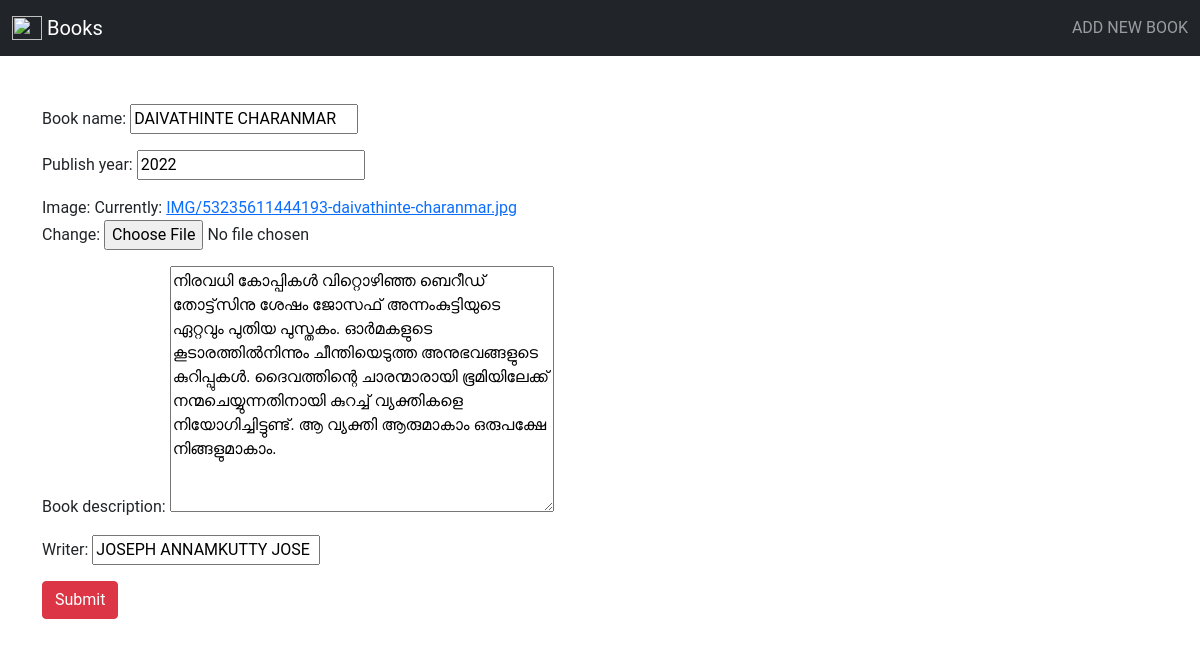
Screenshot of /update/6/ with the database file from the repository.
### classapp/models.py (models this page shows, shortened)
class Books(models.Model):
    Book_name = models.CharField(max_length=70)
    Publish_year = models.IntegerField()
    Image = models.ImageField(upload_to='IMG')
    Book_description = models.TextField(max_length=350)
    Writer = models.CharField(max_length=70)

### classapp/views.py (the view)
# urls.py: path('update/<int:pk>/',UpdateBook.as_view(),name='update'),
class UpdateBook (UpdateView):
    model = Books
    fields = '__all__'
    context_object_name = 'edit'
    template_name = 'edit.html'
    success_url = reverse_lazy('index')

### Template/edit.html (shortened to what this page needs)
{% extends 'base.html' %}
{% block list %}
<div class="container">
    <div class="row pt-5">
    <form method="POST" action="" enctype="multipart/form-data" >
    {{form.as_p}}
    <input type="submit" class="btn btn-danger">
</form>
</div>
</div>
{% endblock%}

### static/css/style.css (style rules this page uses)
html, body { -moz-box-sizing: border-box; box-sizing: border-box; height: 100%; width: 100%; background: #FFF; font-family: 'Roboto', sans-serif; font-weight: 400; }

### rows the page displays
Books: Book_name "DAIVATHINTE CHARANMAR", Publish_year "2022", Book_description "നിരവധി കോപ്പികൾ വിറ്റൊഴിഞ്ഞ ബെറീഡ് തോട്ട്‌സിനു ശേഷം ജോസഫ് അന്നംകുട്ടിയുടെ ഏറ്റവും പുതിയ പുസ്തകം. ഓർമകളുടെ കൂടാരത്തിൽനിന്നും ചീന്തിയെടുത്ത അനുഭവങ്ങളുടെ കുറിപ്പുകൾ. ദൈവത്തിന്റെ ചാരന്മാരായി ഭൂമിയിലേക്ക് നന്മചെയ്യുന്നതിനായി കുറച്ച് വ്യക്തികളെ നിയോഗിച്ചിട്ടുണ്ട്. ആ വ്യക്തി ആരുമാകാം ഒരുപക്ഷേ നിങ്ങളുമാകാം.", Writer "JOSEPH ANNAMKUTTY JOSE"
